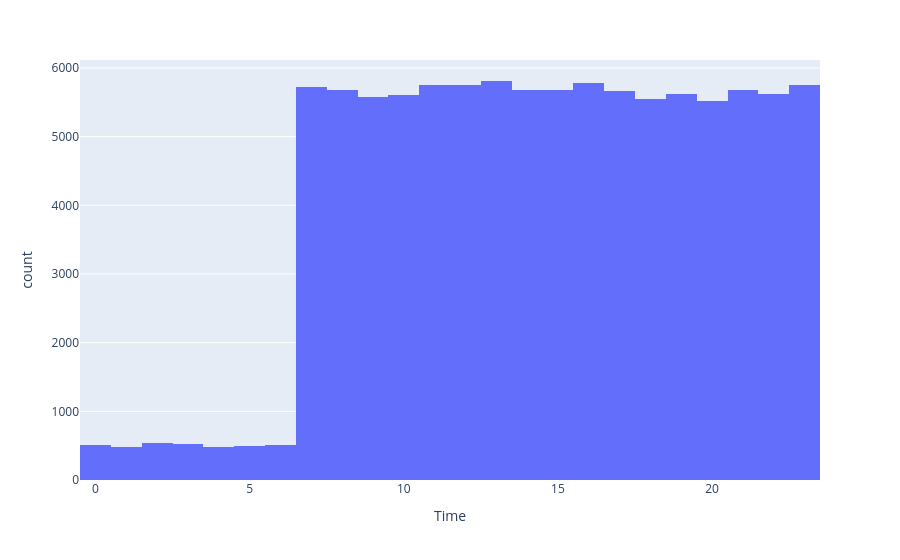

Notebook cell for this chart:
### Markdown cell above
1. We plot transactions on the y-axis and time on the x-axis 
- The majority of transactions occur between 7am and 11pm.

### Code cell
fig = px.histogram(df_clean, x="Time")
fig.show()

### Figure 1 — Plotly figure (JSON) as saved in the notebook; plotly's stock layout.template omitted (floating-point values rounded to 4 significant figures; data arrays with more than 128 entries replaced by an {"elided": "..."} marker saying what was removed)
{"data": [{"bingroup": "x", "hovertemplate": "Time=%{x}<br>count=%{y}<extra></extra>", "legendgroup": "", "marker": {"color": "#636efa", "pattern": {"shape": ""}}, "name": "", "orientation": "v", "showlegend": false, "type": "histogram", "x": {"elided": "100000 int values"}, "xaxis": "x", "yaxis": "y"}], "layout": {"barmode": "relative", "legend": {"tracegroupgap": 0}, "margin": {"t": 60}, "xaxis": {"anchor": "y", "domain": [0, 1], "title": {"text": "Time"}}, "yaxis": {"anchor": "x", "domain": [0, 1], "title": {"text": "count"}}}}
